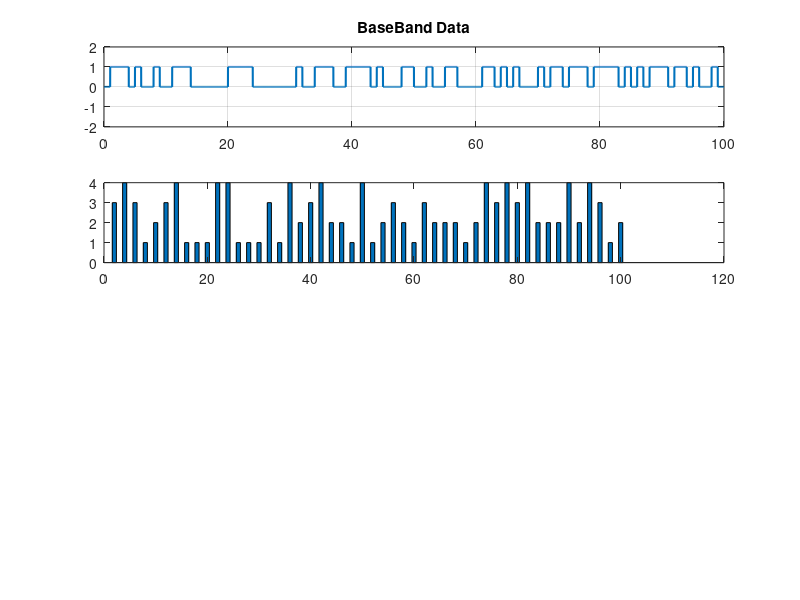

Reproduce this figure in MATLAB. (Note: this script raises an error after producing the figure.)
clc
clear
close all


numSymb=100;
fsamp=100; % number samples per Ts
time=0:1/fsamp:numSymb-1/fsamp; % normalize by sympol duration Ts

fc=4*fsamp;

EbN0dB=2;
EbN0=10^(EbN0dB/10);


% random binary data
b=randi(2,1,numSymb)-1;
% A=2*B-1;

Data_Baseband=[];
for k=1:length(b)
    if (b(k)==0)
        S=zeros(1,fsamp);
    else
        S=ones(1,fsamp);
    end
    Data_Baseband=[Data_Baseband S];
end



% (((((((((((((((((( 4-QAM Modulated Signal)))))))))))))))))))))

% Amplitude and Phase of 4-QAM
index=0;
QAM4_MAT=[];
for k=1:-2:-1
    for l=1:-2:-1
        QAM4_MAT=[QAM4_MAT; index abs(l+k*i) angle(l+k*i)];
        index=index+1;
    end
end



QAM4_Modulated=[];
Symbols=[];
t_samp=0:1/fsamp:2-1/fsamp;

for k=1:2:length(b)
    if (b(k)==0 && b(k+1)==0)
        symbol_index=1;
    end
    if (b(k)==1 && b(k+1)==0)
        symbol_index=2;
    end
    if (b(k)==0 && b(k+1)==1)
        symbol_index=3;
    end
    if (b(k)==1 && b(k+1)==1)
        symbol_index=4;
    end
    S_M=QAM4_MAT(symbol_index,2)*cos(2*pi*fc*t_samp/fsamp+QAM4_MAT(symbol_index,3));
    QAM4_Modulated=[QAM4_Modulated S_M];
    Symbols=[Symbols symbol_index];
end

figure(1)
ax1 =subplot(4,1,1);
plot(time,Data_Baseband,'linewidth',1.5);
title('BaseBand Data')
ylim([-2 2])
grid on;
ax2 =subplot(4,1,2);
x=2:2:numSymb;
vals=Symbols;
bar1 = bar(x,vals,0.4);
xtips2 = bar1(1).XEndPoints;
xlim([0 numSymb])
ytips2 = bar1(1).YEndPoints;
labels2 = string(bar1(1).YData);
text(xtips2,ytips2,labels2,'HorizontalAlignment','center',...
    'VerticalAlignment','bottom')
ylim([0,4])


ax3 =subplot(4,1,3);
plot(time,QAM4_Modulated,'linewidth',1.5);
grid on;
title('4 QAM Modulated Signal')

z=QAM4_Modulated;

%AWGN channel
Es=sum(z.*z)/(numSymb*fsamp);         % average symbol energy
k=1; % binary
sigma2=fsamp*Es/(2*k*EbN0);
n=sqrt(sigma2)*randn(1,length(time));
r=z+n;


ax4 =subplot(4,1,4);
plot(time,r,'linewidth',1.5);
title('4 QAM Noisy Modulated Signal')
linkaxes([ax1,ax2,ax3,ax4],'x');
grid on;


% (((((((((((((((((( 4-QAM Receiver)))))))))))))))))))))

t=0:1/fsamp:2-1/fsamp;
detected_symbols=[];
for k=1:length(b)/2

    r1=r(2*(k-1)*fsamp+1:2*k*fsamp);
    funcx=r1.*cos(2*pi*fc*t/fsamp);
    funcy=-r1.*sin(2*pi*fc*t/fsamp);

    x=trapz(funcx);
    y=trapz(funcy);

    AiBi=[1 1;
        -1 1
        1  -1
        -1 -1];
    sai=[];
    for n=1:4
        sai=[sai; AiBi(n,1)*x+AiBi(n,2)*y];
    end
    detected_symbols=[detected_symbols find(sai==max(sai))];
end

SemmbolErrorRate=length(find(detected_symbols-Symbols)~=0)/length(Symbols)


M=4;
c=M*(1-1/sqrt(M));
dminSqure=3*log2(M)/(M-1);

Ps_Formulla=c*QFunc(sqrt(dminSqure*EbN0))

function error=QFunc(a)

error=0.5-0.5*erf(a/sqrt(2));

end



